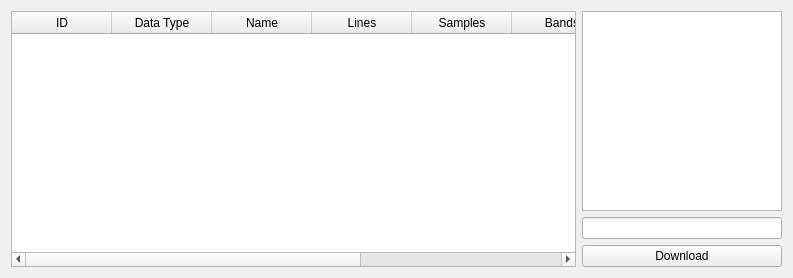
      <widget class="QWidget" name="repositoryPage">
       <layout class="QHBoxLayout" name="horizontalLayout_17">
        <item>
         <widget class="QTableWidget" name="tableWidget">
          <property name="enabled">
           <bool>true</bool>
          </property>
          <property name="minimumSize">
           <size>
            <width>565</width>
            <height>0</height>
           </size>
          </property>
          <property name="editTriggers">
           <set>QAbstractItemView::NoEditTriggers</set>
          </property>
          <property name="showDropIndicator" stdset="0">
           <bool>false</bool>
          </property>
          <property name="dragDropOverwriteMode">
           <bool>false</bool>
          </property>
          <property name="selectionMode">
           <enum>QAbstractItemView::SingleSelection</enum>
          </property>
          <property name="selectionBehavior">
           <enum>QAbstractItemView::SelectRows</enum>
          </property>
          <property name="iconSize">
           <size>
            <width>30</width>
            <height>30</height>
           </size>
          </property>
          <property name="sortingEnabled">
           <bool>true</bool>
          </property>
          <property name="cornerButtonEnabled">
           <bool>false</bool>
          </property>
          <property name="rowCount">
           <number>0</number>
          </property>
          <attribute name="horizontalHeaderDefaultSectionSize">
           <number>100</number>
          </attribute>
          <column>
           <property name="text">
            <string notr="true">ID</string>
           </property>
           <property name="textAlignment">
            <set>AlignHCenter|AlignVCenter|AlignCenter</set>
           </property>
          </column>
          <column>
           <property name="text">
            <string notr="true">Data Type</string>
           </property>
           <property name="textAlignment">
            <set>AlignHCenter|AlignVCenter|AlignCenter</set>
           </property>
          </column>
          <column>
           <property name="text">
            <string notr="true">Name</string>
           </property>
           <property name="textAlignment">
            <set>AlignHCenter|AlignVCenter|AlignCenter</set>
           </property>
          </column>
          <column>
           <property name="text">
            <string notr="true">Lines</string>
           </property>
           <property name="textAlignment">
            <set>AlignHCenter|AlignVCenter|AlignCenter</set>
           </property>
          </column>
          <column>
           <property name="text">
            <string notr="true">Samples</string>
           </property>
           <property name="textAlignment">
            <set>AlignHCenter|AlignVCenter|AlignCenter</set>
           </property>
          </column>
          <column>
           <property name="text">
            <string notr="true">Bands</string>
           </property>
           <property name="textAlignment">
            <set>AlignHCenter|AlignVCenter|AlignCenter</set>
           </property>
          </column>
          <column>
           <property name="text">
            <string notr="true">Interleave</string>
           </property>
           <property name="textAlignment">
            <set>AlignHCenter|AlignVCenter|AlignCenter</set>
           </property>
          </column>
          <column>
           <property name="text">
            <string notr="true">Thumbnail</string>
           </property>
           <property name="font">
            <font>
             <pointsize>11</pointsize>
            </font>
           </property>
           <property name="textAlignment">
            <set>AlignHCenter|AlignVCenter|AlignCenter</set>
           </property>
          </column>
         </widget>
        </item>
        <item>
         <layout class="QVBoxLayout" name="verticalLayout_6">
          <property name="sizeConstraint">
           <enum>QLayout::SetDefaultConstraint</enum>
          </property>
          <item>
           <widget class="QGraphicsView" name="miniView">
            <property name="minimumSize">
             <size>
              <width>200</width>
              <height>200</height>
             </size>
            </property>
            <property name="maximumSize">
             <size>
              <width>200</width>
              <height>200</height>
             </size>
            </property>
           </widget>
          </item>
          <item>
           <widget class="QLineEdit" name="searchLine">
            <property name="minimumSize">
             <size>
              <width>200</width>
              <height>0</height>
             </size>
            </property>
            <property name="maximumSize">
             <size>
              <width>200</width>
              <height>16777215</height>
             </size>
            </property>
           </widget>
          </item>
          <item>
           <widget class="QPushButton" name="getButton">
            <property name="maximumSize">
             <size>
              <width>200</width>
              <height>16777215</height>
             </size>
            </property>
            <property name="text">
             <string>Download</string>
            </property>
           </widget>
          </item>
         </layout>
        </item>
       </layout>
      </widget>
